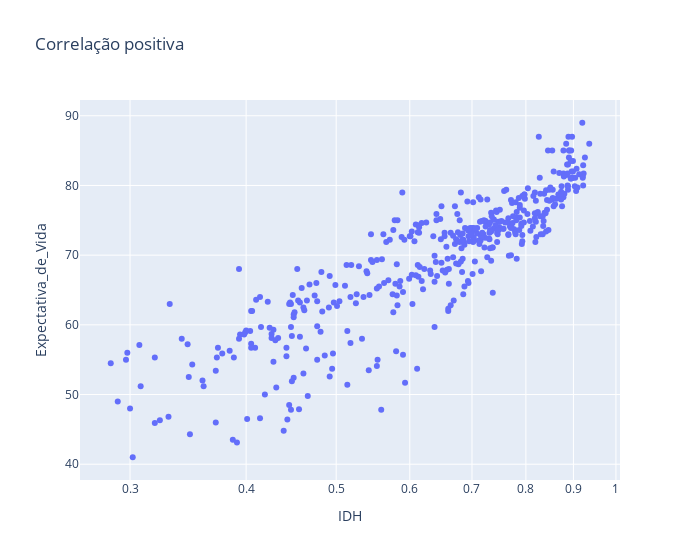

Notebook code for this chart:
### Code cell
# dividindo o dataframe 500 linhas para melhorar visualização
df_sample = df.sample(n=500)
# gerando gráfico com plotly para melhorá interação com os dados
#plt.title('Exemplo de correlação positiva')
fig  = px.scatter(df_sample, x='IDH', y = 'Expectativa_de_Vida', log_x = True, width = 700,hover_name = "PaIs", title='Correlação positiva')
#layout = px.Layout(title='Preços por ano de construção')

fig

### Figure 1 — Plotly figure (JSON) as saved in the notebook; plotly's stock layout.template omitted (floating-point values rounded to 4 significant figures; data arrays with more than 128 entries replaced by an {"elided": "..."} marker saying what was removed)
{"data": [{"hovertemplate": "<b>%{hovertext}</b><br><br>IDH=%{x}<br>Expectativa_de_Vida=%{y}<extra></extra>", "hovertext": {"elided": "500 str values"}, "legendgroup": "", "marker": {"color": "#636efa", "symbol": "circle"}, "mode": "markers", "name": "", "orientation": "v", "showlegend": false, "type": "scatter", "x": {"elided": "500 float values"}, "xaxis": "x", "y": {"elided": "500 float values"}, "yaxis": "y"}], "layout": {"legend": {"tracegroupgap": 0}, "title": {"text": "Correlação positiva"}, "width": 700, "xaxis": {"anchor": "y", "domain": [0, 1], "title": {"text": "IDH"}, "type": "log"}, "yaxis": {"anchor": "x", "domain": [0, 1], "title": {"text": "Expectativa_de_Vida"}}}}
